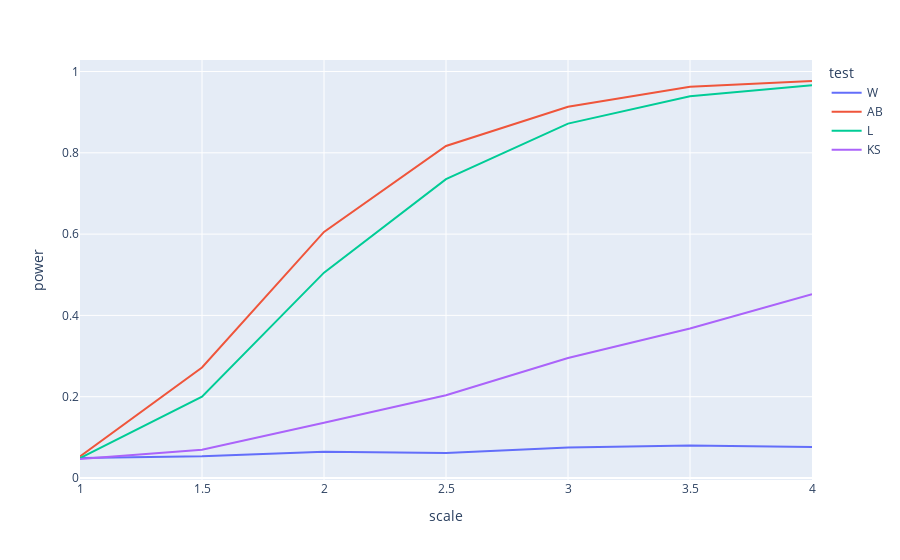

Here is the notebook cell this chart was saved with:
### Code cell
print("Normal distribution with respective shift and scale parameters")
# sns.lineplot(data=powers, x='scale', y='power', hue='test', marker='o')

fig = px.line(
    powers.astype({
        "shift": np.float64, "scale": np.float64, "power": np.float64, "test": str
    }), 
    x='scale', 
    y='power', 
    color='test', 
)
fig.show()

### Figure 1 — Plotly figure (JSON) as saved in the notebook; plotly's stock layout.template omitted (floating-point values rounded to 4 significant figures)
{"data": [{"hovertemplate": "test=W<br>scale=%{x}<br>power=%{y}<extra></extra>", "legendgroup": "W", "line": {"color": "#636efa", "dash": "solid"}, "marker": {"symbol": "circle"}, "mode": "lines", "name": "W", "orientation": "v", "showlegend": true, "type": "scatter", "x": [1, 1.5, 2, 2.5, 3, 3.5, 4], "xaxis": "x", "y": [0.0493, 0.0535, 0.0648, 0.0612, 0.0747, 0.0797, 0.0763], "yaxis": "y"}, {"hovertemplate": "test=AB<br>scale=%{x}<br>power=%{y}<extra></extra>", "legendgroup": "AB", "line": {"color": "#EF553B", "dash": "solid"}, "marker": {"symbol": "circle"}, "mode": "lines", "name": "AB", "orientation": "v", "showlegend": true, "type": "scatter", "x": [1, 1.5, 2, 2.5, 3, 3.5, 4], "xaxis": "x", "y": [0.053, 0.2719, 0.6054, 0.8168, 0.9133, 0.9624, 0.9767], "yaxis": "y"}, {"hovertemplate": "test=L<br>scale=%{x}<br>power=%{y}<extra></extra>", "legendgroup": "L", "line": {"color": "#00cc96", "dash": "solid"}, "marker": {"symbol": "circle"}, "mode": "lines", "name": "L", "orientation": "v", "showlegend": true, "type": "scatter", "x": [1, 1.5, 2, 2.5, 3, 3.5, 4], "xaxis": "x", "y": [0.049, 0.2002, 0.5052, 0.7351, 0.8719, 0.939, 0.9663], "yaxis": "y"}, {"hovertemplate": "test=KS<br>scale=%{x}<br>power=%{y}<extra></extra>", "legendgroup": "KS", "line": {"color": "#ab63fa", "dash": "solid"}, "marker": {"symbol": "circle"}, "mode": "lines", "name": "KS", "orientation": "v", "showlegend": true, "type": "scatter", "x": [1, 1.5, 2, 2.5, 3, 3.5, 4], "xaxis": "x", "y": [0.0467, 0.0694, 0.136, 0.2037, 0.295, 0.368, 0.4519], "yaxis": "y"}], "layout": {"legend": {"title": {"text": "test"}, "tracegroupgap": 0}, "margin": {"t": 60}, "xaxis": {"anchor": "y", "domain": [0, 1], "title": {"text": "scale"}}, "yaxis": {"anchor": "x", "domain": [0, 1], "title": {"text": "power"}}}}
